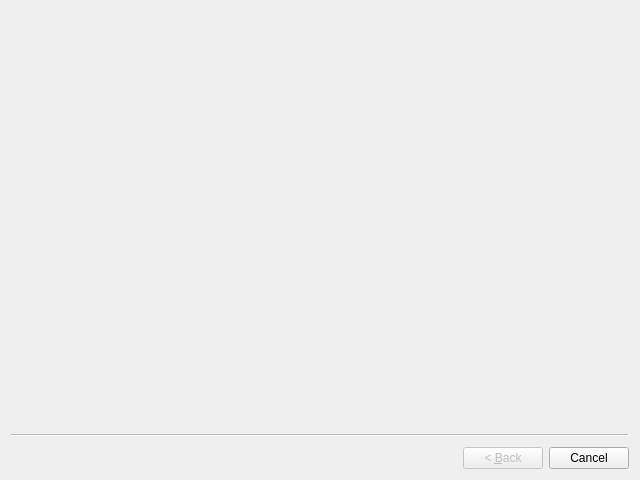
<?xml version="1.0" encoding="UTF-8"?>
<ui version="4.0">
 <class>WizardHost</class>
 <widget class="QWizard" name="WizardHost">
  <property name="geometry">
   <rect>
    <x>0</x>
    <y>0</y>
    <width>640</width>
    <height>480</height>
   </rect>
  </property>
  <property name="windowTitle">
   <string>QWizard</string>
  </property>
  <property name="toolTip">
   <string>QWizard host</string>
  </property>
 </widget>
 <resources/>
 <connections/>
</ui>
